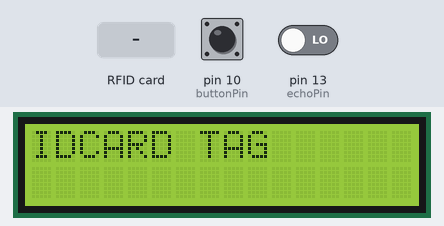
The sketch below on a simulated Arduino Mega 2560, built with avr-gcc and run on an emulated ATmega2560. Parts: 16×2 character LCD. The test bench sets the inputs (shaded band); at power-on: pin 10 (buttonPin) LOW, pin 13 (echoPin) LOW. The modem accepts every AT command (registered, SIM ready, sends succeed) and sends nothing else; what the sketch prints to the serial monitor is not drawn.

Above: at 9.4 s.
9.5 s: pin 10 (buttonPin) pulled HIGH for 0.15 s
At 11.1 s:
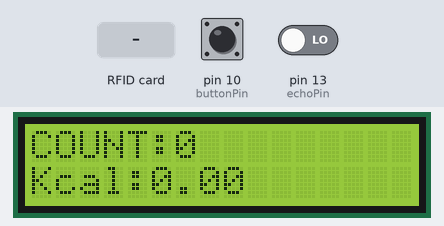
At 12.0 s:
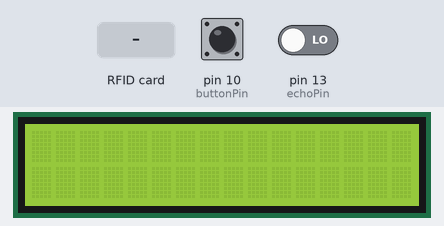
12.6 s: RFID card 12 34 56 78 held to the reader
At 14.2 s:
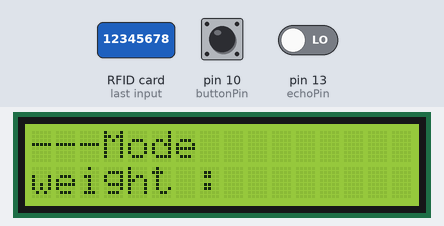
Timing chart, 0 to 15.7 s (numbered marks = the images above; inputs shaded):
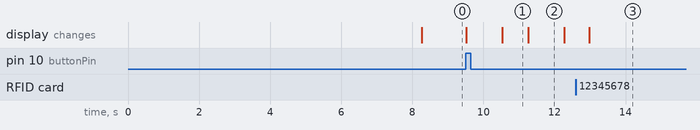

Measured:
- after the input at 9.5 s, the display: first changes at once (image 1 shows a later state)
- after the input at 12.6 s, the display: changes after 0.38 s (image 3)
- what the display in image 1 shows lasts 0.8 s, from 10.5 s to 11.3 s
- what the display in image 2 shows lasts 1.0 s, from 11.3 s to 12.3 s

The sketch:

final_weight.ino
```cpp
#include <IRremote.h>
#include <SoftwareSerial.h>
#include <LiquidCrystal.h>
#include<SPI.h>
#include<MFRC522.h>
#define SS_PIN 53
#define RST_PIN 49
int input_pin = 3; // 적외선의 설정
LiquidCrystal lcd(4, 5, 6, 7, 8, 9);
MFRC522 mfrc522(SS_PIN, RST_PIN);
IRrecv irrecv(input_pin); //IRrecv 객체생성
decode_results results;  //수신 데이터 저장 구조체


// 모바일 HostSpot의 ID와 패스워드 (변경할 부분)
const String SSID = "java";
const String PASSWORD = "12345678";
// 서버주소와 포트 (변경할 부분)
const String SERVER_IP = "192.168.137.1";
const String SERVER_PORT = "8081";

// AT 명령 저장
String cmd = "";
// 전송 데이터 저장
String sendData = "";
// WiFi 접속 실패 여부
boolean FAIL_8266 = false;


// TX, RX
//SoftwareSerial esp(3, 2);

void Print();
float Distance();
void PushUp();

const int buttonPin = 10;
int trigPin = 12;
int echoPin = 13;

//운동 상태
boolean buttonStatus; //버튼상태
int Flag;                       //운동
int finish;                    //종료

boolean up_flag = false;
boolean down_flag = false;

int count = 0;              // 운동 갯수
float kcal = 0;              //칼로리

boolean a = true;
//String message = "";
String rfid_id = "";
String sum = "";
String result_count = "";
boolean text = true;
boolean text2 = true;
boolean text3 = true;


// LCD 화면에 출력
void Print() {
  lcd.setCursor(0, 0);
  lcd.print("COUNT:");
  lcd.print(count);

  lcd.setCursor(0, 1);
  lcd.print("Kcal:");
  lcd.print(kcal);
  delay(400);
}

//거리를 측정
float Distance() {

  float duration, distance;
  digitalWrite(trigPin, HIGH);
  delay(10);
  digitalWrite(trigPin, LOW);

  duration = pulseIn(echoPin, HIGH);
  distance = ((float)(340 * duration) / 10000) / 2;

  return distance;
}

//푸쉬업 함수
void PushUp() {

  float distance = Distance();

  Serial.print(distance);
  Serial.print("cm ");

  //거리가 0<distance<15이면 down_flag를 true로 설정
  if ((0 < distance) && (distance < 15) ) {
    down_flag = true;
    up_flag = false;
  }

  //거리가 20<distance<50이면 up_flag를 true로 설정
  else if ( (20 < distance) && (distance < 50) ) {
    up_flag = true;
  }
  else {
  }
  if ( (down_flag == true) && (up_flag == true) ) {
    count++;
    kcal = kcal + 0.825;
    down_flag = false;
    up_flag = false;

    lcd.clear();
  }
  Serial.print("Pushup_count  ");

  Serial.println(count);
  Print();
}


//리모콘(무게)
void remote() {
  if (irrecv.decode(&results)) {
    if (results.value == 0xFF6897) {
      sum += '0';
    } else if (results.value == 0xFF30CF) {
      sum += '1';
    } else if (results.value == 0xFF18E7) {
      sum += '2';
    } else if (results.value == 0xFF7A85) {
      sum += '3';
    } else if (results.value == 0xFF10EF) {
      sum += '4';
    } else if (results.value == 0xFF38C7) {
      sum += '5';
    } else if (results.value == 0xFF5AA5) {
      sum += '6';
    } else if (results.value == 0xFF42BD) {
      sum += '7';
    } else if (results.value == 0xFF4AB5) {
      sum += '8';
    } else if (results.value == 0xFF52AD) {
      sum += '9';
    } else if (results.value == 0xFF906F) {
      text3 = false;

    }
    Serial.println(sum);
    lcd.setCursor(9, 1);
    lcd.print(sum);
    irrecv.resume();
  }
}

void setup() {
  //pinMode(7, INPUT);
  //시리얼 모니터 시작
  Serial3.flush();
  Serial.begin(9600);
  SPI.begin();
  mfrc522.PCD_Init();
  Serial.println("RFID reading UID");

  pinMode(trigPin, OUTPUT);
  pinMode(echoPin, INPUT);
  lcd.begin(16, 1);
  lcd.begin(16, 2);

  irrecv.enableIRIn();


  Serial.println("Start module connection");
  do {
    Serial.begin(9600);
    Serial3.begin(9600);
    // ESP8266 모듈 재시작
    Serial3.println("AT+RST");
    delay(1000);
    // 만약 재시작되었다면
    if (Serial3.find("ready")) {
      Serial.println("Module ready");
      // ESP8266 모듈의 모드를 듀얼모드로 설정 (클라이언트)
      Serial3.println("AT+CWMODE=1");
      delay(2000);
      // AP에 접속되면
      if (cwJoinAP()) {
        Serial.println("AP successful");
        FAIL_8266 = false;
        delay(5000);
        Serial.println("Start buffer initialization");
        while (Serial3.available() > 0) {
          char count = Serial3.read();  //count
          char weight = Serial3.read();  //weight
          char wid = Serial3.read();
          Serial.write(count);  //count
          Serial.write(weight);  //weight
          Serial.write(wid);

        }
        Serial.println();
        Serial.println("Buffer initialization terminated");
      } else {
        Serial.println("AP connection failure");
        delay(500);
        FAIL_8266 = true;
      }
    } else {
      Serial.println("Module connection failure");
      delay(500);
      FAIL_8266 = true;
    }
  } while (FAIL_8266);
  Serial.println("Module connection complete");


}


void loop() {

  if (text == true) {
    lcd.setCursor(0, 0);
    lcd.print("IDCARD TAG");
  }
  text = false;

  if (mfrc522.PICC_IsNewCardPresent()) {
    text2 = false;
    if (text2 == false) {
      lcd.clear();
      lcd.setCursor(0, 0);
      lcd.print("---Mode");
      lcd.setCursor(0, 1);
      lcd.print("weight : ");
    }
    if (mfrc522.PICC_ReadCardSerial()) {
      Serial.print("Tag UID:");
      for (byte i = 0; i < mfrc522.uid.size; i++) {
        rfid_id += String(mfrc522.uid.uidByte[i], DEC);
      }
      Serial.println(rfid_id);
      sendDataToServer1(rfid_id);
    }
    rfid_id = "";
    mfrc522.PICC_HaltA();
  }


  if (digitalRead(buttonPin) == HIGH) {
    if (Flag == 0)  {
      Flag = 1;
      buttonStatus = !buttonStatus;
      lcd.clear();
    }
  }
  //초기화면
  else if (digitalRead(buttonPin) == LOW && Flag == 0 && buttonStatus == 0) {

    remote();

    Flag = 0;
    //lcd에 안내출력
    if (text3 == false) {
      lcd.clear();
      lcd.setCursor(0, 0);
      lcd.print("---Mode");
      lcd.setCursor(0, 1);
      lcd.print("Start-Button");
      delay(2000);
    }

  }
  else if (digitalRead(buttonPin) == LOW && Flag == 0 && buttonStatus == 0) {
    Flag = 0;
  }
  else {
    Flag = 0;
  }

  //버튼이 눌렸으면 운동 시작!
  if (buttonStatus) {

    lcd.clear();
    PushUp();
    delay(300);

    //버튼을 다시 누르면, 운동 종료
    if (digitalRead(buttonPin) == HIGH) {

      finish = true;
      buttonStatus = 0;

      if (finish == 1 && buttonStatus == 0) {
        lcd.clear();
        lcd.setCursor(0, 0);
        lcd.print("Final Score");
        delay(1000);
        lcd.clear();
        Print();
        delay(3000);
        finish = false;
        lcd.clear();
        text = true;
        text3 = true;
        result_count = String(count);
        sendDataToServer2();
        count = 0;
        kcal = 0;
        sum = "";

      }//if 의 끝
    } //버튼의 눌림여부의 끝

  }


}


void sendDataToServer1(String data) {
  Serial.println("Start the data transfer part");
  cmd = "AT+CIPSTART=\"TCP\",\"" + SERVER_IP + "\"," + SERVER_PORT + "\r\n";
  Serial.println("Attempt to connect to server");
  Serial3.println(cmd);
  // 웹 서버에 접속되면
  if (Serial3.find("OK")) {
    Serial.println("Server connection successful");
  } else {
    Serial.println("Server connection failed");
  }

  // 서버로 GET 메시지 전송
  cmd = "GET /Project2_fitness/weight.do?equip=legpress&wid=";
  cmd += data;
  cmd += "\r\nConnection: close\r\n\r\n";

  Serial.println(cmd);
  Serial3.print("AT+CIPSEND=");
  Serial3.println(cmd.length());
  if (Serial3.find("OK")) {
    Serial.println("Ready to send to server");
  } else {
    Serial.println("Failed to prepare to send to server");
  }
  Serial3.println(cmd);

  //데이터 전송이 완료되면
  if (Serial3.find("OK")) {
    Serial.println("Data transfer successful");
    Serial.println();
    delay(5000);
    Serial.println("Attempt to receive data");
    while (Serial3.available()) {
      Serial.write(Serial3.read());
    }
    Serial.println();
    Serial.println("End Receiving Data");
  } else {
    Serial.println("Data transfer failed");
    sendDataToServer1(data);
  }
  delay(10000);
}

void sendDataToServer2() {
  Serial.println("Start the data transfer part");
  cmd = "AT+CIPSTART=\"TCP\",\"" + SERVER_IP + "\"," + SERVER_PORT + "\r\n";
  Serial.println("Attempt to connect to server");
  Serial3.println(cmd);
  // 웹 서버에 접속되면
  if (Serial3.find("OK")) {
    Serial.println("Server connection successful");
  } else {
    Serial.println("Server connection failed");
  }

  // 서버로 GET 메시지 전송
  //cmd = "GET /Wifi/wifi.jsp?a=";
  cmd = "GET /Project2_fitness/weight.do?count=" + result_count + "&weight=" + sum;
  // cmd += data;
  cmd += "\r\nConnection: close\r\n\r\n";

  Serial.println(cmd);
  Serial3.print("AT+CIPSEND=");
  Serial3.println(cmd.length());
  if (Serial3.find("OK")) {
    Serial.println("Ready to send to server");
  } else {
    Serial.println("Failed to prepare to send to server");
  }
  Serial3.println(cmd);

  //데이터 전송이 완료되면
  if (Serial3.find("OK")) {
    Serial.println("Data transfer successful");
    Serial.println();
    delay(5000);
    Serial.println("Attempt to receive data");
    while (Serial3.available()) {
      Serial.write(Serial3.read());
    }
    Serial.println();
    Serial.println("End Receiving Data");
  } else {
    Serial.println("Data transfer failed");
    sendDataToServer2();
  }
  delay(10000);
}

boolean cwJoinAP() {
  String cmd = "AT+CWJAP=\"" + SSID + "\",\"" + PASSWORD + "\"";
  Serial3.println(cmd);
  if (Serial3.find("OK")) {
    return true;
  } else {
    return false;
  }
}
```
